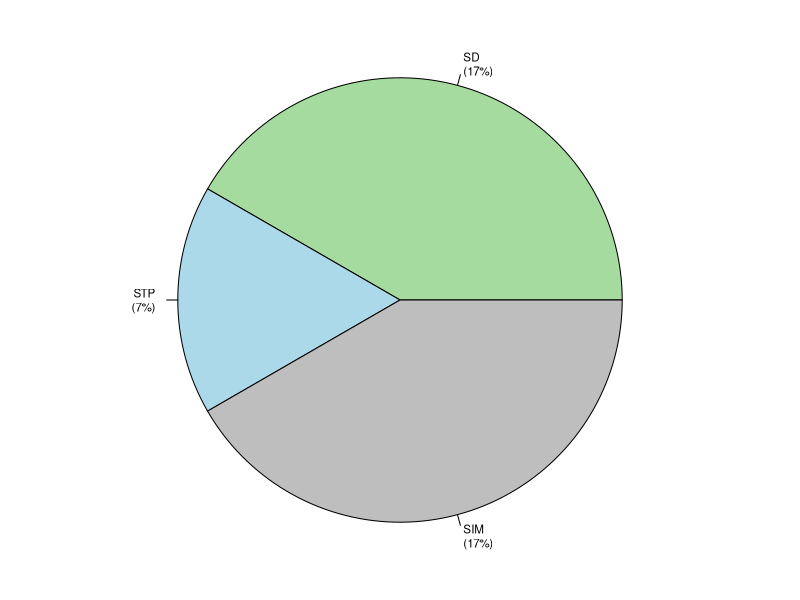

This chart was generated by the following R code:

slices <- c(5, 2, 5)
lbls   <- c("SD", "STP", "SIM")
lbls   <- paste(lbls, "\n", "(", round(slices/29*100, 0), "%)", sep="")
colors <- c("#a6dba0", "#abd9e9", "grey", "white")

pdf('pie.pdf', width = 3, height = 3)
par(mar=c(0,0,0,0))
pie(slices, labels = lbls, radius = 0.8, cex = 0.7, col = colors )
dev.off()
